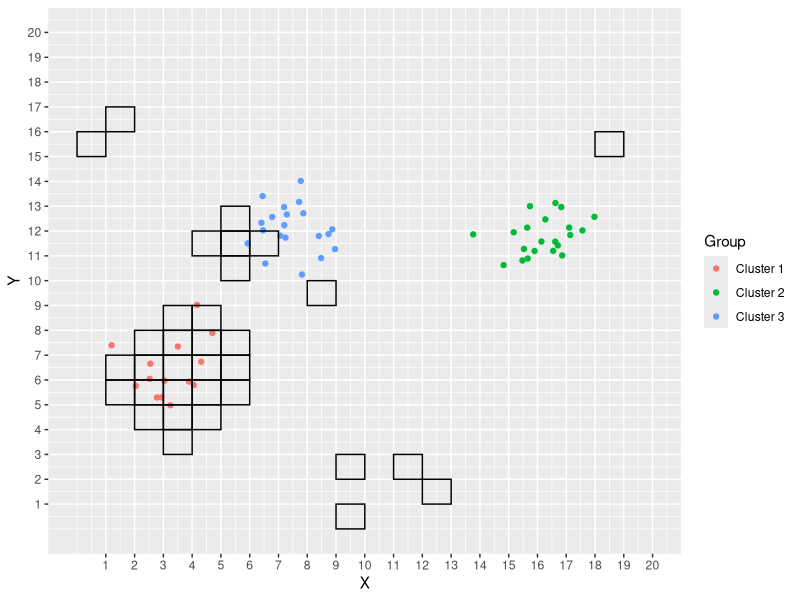
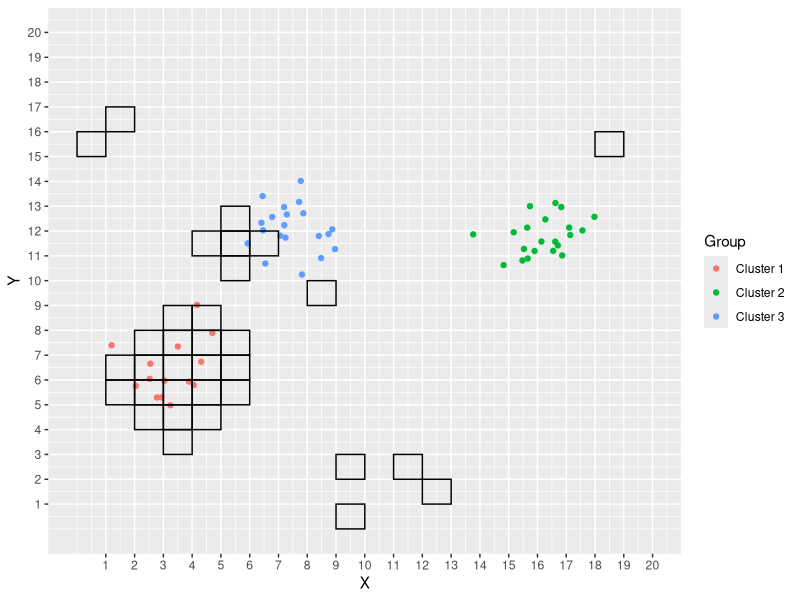
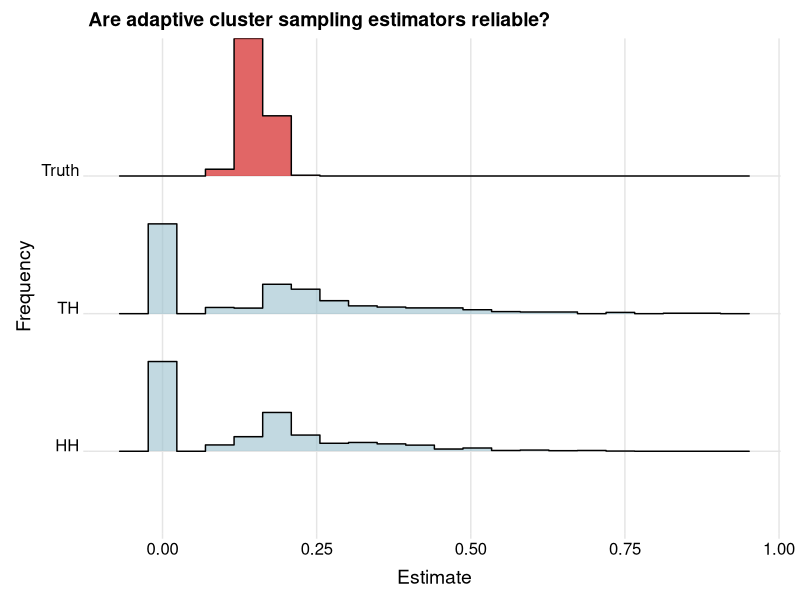

The R script that drew these images, in order:
## ---- chunk 1
require(tidyverse)
## ---- chunk 2
make_clusters<-function(grid_size=20, nclusters=3, avg_size=20){
  # create a list of clusters.
  centers<-split(runif(nclusters*2,0,grid_size),seq(nclusters))
  # get the three cluster sizes
  sizes<-rpois(3,avg_size)
  # get list of matrices of the centers
  center_dfs<-map2(sizes,centers,
                   ~ kronecker(matrix(rep(1,.x),ncol=1), matrix(.y,ncol=2)))
                              # I actually used the kronecker product holy crap!
  # get coordinates of locations
  locations<-sizes %>% # use sizes
    map(~data.frame(matrix(rnorm(.x*2),ncol=2))) %>% # make list of df of changes from centers
    map2(.y=center_dfs,~.x+.y) %>% # add the changes on to the center
    map2(.y=seq(nclusters), ~ mutate(.x, Group=paste("Cluster",.y)))%>%
    bind_rows()
  colnames(locations)<-c("X","Y","Group")
  locations
}
make_clusters()
## ---- chunk 3
plot_clusters<-function(cluster_df, grid_size=20,samp=NULL){
  # cluster_df is the set of points on the grid
  # samp is the set of tiles that were sampled
  # create a plot of the clusters
  p<-ggplot(cluster_df, aes(x=X, y=Y, color=Group))+
    geom_point()+
    scale_x_continuous(breaks=seq(grid_size))+
    scale_y_continuous(breaks=seq(grid_size))+
    coord_cartesian(xlim=c(0,grid_size), ylim=c(0,grid_size))
  if(!is.null(samp)){
    # this will highlight tiles that are sampled
    # samp is the dataframe containing the coordinates for tiles
    p<-p+geom_rect(data=samp, 
                   aes( xmin=X-1, xmax=X, ymin=Y-1, ymax=Y),
                   color="black",
                   fill=NA)
  }
  plot(p)
}
## ---- chunk 4
is_occupied<-function(tile=c(1,1,1),df){
  # check if a tile is occupied tile location is given as c(row,column)
  # give a dataframe with coordinates of point
  # check if there are any points in xrange & yrange at the same time
  #sum((df[,1]<tile[2] & df[,1]>tile[2]-1) * (df[,1]<tile[2] & df[,1]>tile[2]-1))>0
  
  sum((df[,1]<tile[1]&df[,1]>tile[1]-1) & (df[,2]<tile[2] & df[,2]>tile[2]-1))>0
}
## ---- chunk 5
tile_sum<-function(tile=c(X=1,Y=1,K=1), df){
  # This function returns the y_k for tile k
  # tile is the tile to find the response of 
  # df is the dataframe of points on the grid
  sum((df[,1]<tile[1]&df[,1]>tile[1]-1) & (df[,2]<tile[2] & df[,2]>tile[2]-1))
}
## ---- chunk 6
get_neighbours<- function(tile=c(X=1,Y=1,k=1), hard_border=TRUE,grid_size=20){
  # gets a list of neighbouring tiles
  neighbours<-list(c(tile[1]-1, tile[2],   tile[3]),
                   c(tile[1],   tile[2]-1, tile[3]),
                   c(tile[1]+1, tile[2],   tile[3]),
                   c(tile[1],   tile[2]+1, tile[3]))
  if(hard_border){
    # do we want to include neighbours outside of the grid?
    # returns the neighbours that are only within the border
    neighbours<-neighbours[map_lgl(neighbours, ~prod(c(.x>0,.x<=grid_size)))]
  }
  # returns list of neighbours for a given tile 
  neighbours
}
## ---- chunk 7
get_tiles<-function(grid_size=20,n1=10,...){
  # this function returns a sample of n1 tiles using a square grid_size grid
  # get a tile
  tiles<-sample(1:grid_size^2,n1,...)
  # convert tile numbers into X and Y
  samp<-data.frame(X=tiles%%grid_size, Y=(tiles-1)%/%grid_size+1)
  samp$X[samp$X==0]<-grid_size
  samp$k<-1:n1
  samp
}

## ---- chunk 8
simulate_one<-function(nclusters=3, grid_size=20,n1=10,... ){
  # generate clusters
  points<-make_clusters()
  # choose the starting grid cells
  sample_tiles<-get_tiles(n1=10,...)
  # save a copy to check against for updates
  temp<-sample_tiles
  # check whether or not they are occupied based on the clusters
  occupied<-apply(sample_tiles,1,function(x) is_occupied(x, points))
  # find the neighbours of the occupied points
  neighbours<-apply(sample_tiles[occupied,], 1, get_neighbours)%>% # get neighbours
    bind_rows() %>% # turn list of neighbours into tibble
    as.data.frame() # into dataframe
  # update sample tiles to include neighbours
  sample_tiles<-rbind(sample_tiles,neighbours) %>%
    unique()
  
  # keep looping until sample_tiles does not grow
  while(dim(temp)[1]!=dim(sample_tiles)[1]){ 
    # save a copy to check against for updates
    temp<-sample_tiles
    # check whether or not they are occupied based on the clusters
    occupied<-apply(sample_tiles,1,function(x) is_occupied(x,points))
    # find the neighbours of the occupied points
    neighbours<-apply(sample_tiles[occupied,], 1, get_neighbours)%>% # get neighbours
      bind_rows() %>% # turn list of neighbours into tibble
      as.data.frame() # into dataframe
    # update sample tiles to include neighbours
    sample_tiles<-sample_tiles %>%
      bind_rows(neighbours) %>%
      unique()
  }
  
  # get the values of the response for each unit in the sample
  sample_tiles$y_k<-apply(sample_tiles,1,function(x) tile_sum(x, points))
  # get the number of units in each network m_k and add occupied to sample_tiles
  sample_tiles<-sample_tiles%>%
    cbind(occupied)%>%
    group_by(k)%>%
    mutate(m_k=sum(occupied))
  # minimum for m_k is 1 not 0, set all 0s to 1
  sample_tiles$m_k[sample_tiles$m_k==0]<-1
  
  return(list(sample_tiles=sample_tiles,
              points=points,
              nclusters=nclusters,
              grid_size=grid_size,
              n1=n1))
}

set.seed(pi)
sim_data<-simulate_one()
## ---- chunk 9
set.seed(pi)
sample_one<-simulate_one(n1=10,nclusters=3, grid_size=20)
plot_clusters(sample_one$points,samp=sample_one$sample_tiles)
## ---- chunk 10
modified_HH<-function(sim_data,plot=F,n1=10,...){
  # Find the hansen hurwitz estimator of a sample called sim_data
  if(plot==T){ # plot sample
    plot_clusters(sim_data$points,samp=sim_data$sample_tiles)
  }
  
  # sample_one$points and sample_one$sample_tiles
  # get the response values for each tile sampled
  y_k<-sim_data$sample_tiles$y_k
  # find the sum of each network that a unit belongs to this returns
  # k and the mean
  temp<-data.frame(y_k,group=sim_data$sample_tiles$k) %>%
    group_by(group)%>%
    filter(y_k>0) %>%
    summarize(network_means=mean(y_k))
  
  means<-data.frame(init_sample=1:n1,network_means=rep(0,n1))
  means[temp$group,2]<-temp$network_means
  mean(means$network_means)
}

modified_HH(sim_data,plot=T)
## ---- chunk 11
alpha_k<-function(sim_data){
  # get the response values for each tile sampled
  y_k<-sim_data$sample_tiles$y_k
  n1<-sim_data$n1
  N<-sim_data$grid_size^2
  1-choose(N-sim_data$sample_tiles$m_k, sim_data$n1)/choose(N,sim_data$n1)
}
alpha_k(sim_data)
## ---- chunk 12
modified_TH<-function(sim_data,plot=F){
  if(plot==T){
    plot_clusters(sim_data$points,samp=sim_data$sample_tiles)
  }
  a_k<-alpha_k(sim_data)
  N<-sim_data$grid_size^2
  y_k<-sim_data$sample_tiles$y_k
  J_k<-sim_data$sample_tiles$occupied
  1/N*sum(y_k*J_k/a_k)
}

modified_TH(sim_data)
## ---- chunk 13
results<-read.csv("Adaptive_Clustering_soft_border.csv")
head(results)
colMeans(results[,2:4])
## ---- chunk 14
results_long<-results %>% 
  pivot_longer(cols = HH:Truth,
               names_to = "Estimator", 
               values_to = "Value")
# install.packages("ggridges")
require(ggridges)
# install.packages("colorspace")
require(colorspace)

ggplot(results_long,aes(x=Value, y=Estimator, fill=Estimator))+
  geom_density_ridges(alpha=0.6, stat="binline",bins=20,scale=1)+
  theme_ridges()+
  theme(legend.position="none",
        axis.title.y = element_text( hjust = 0.5),
        axis.title.x = element_text( hjust = 0.5))+
  xlab("Estimate") +
  ylab("Frequency")+
  ggtitle("Are adaptive cluster sampling estimators reliable?")+
  scale_fill_manual(values=c("lightblue3","lightblue3","red3"))

